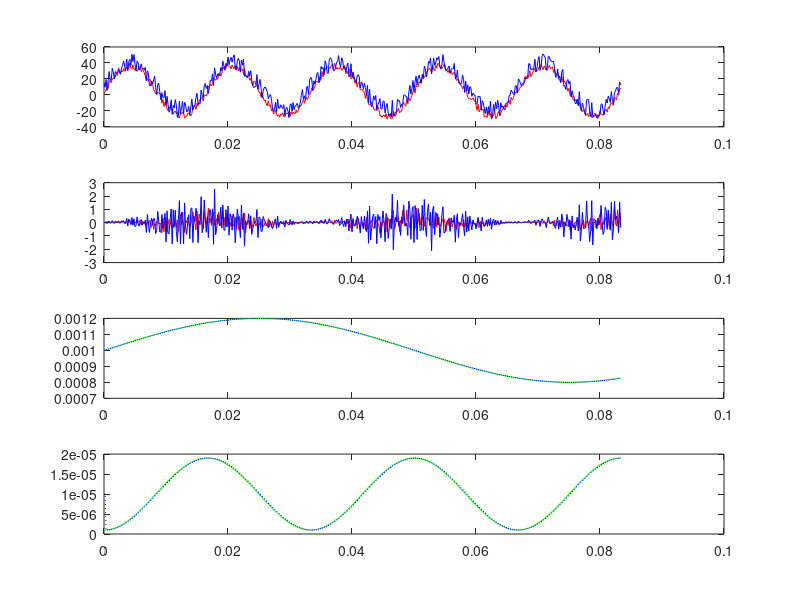

Reproduce this figure in MATLAB.
f = 60;
samples = 100;
t_step = 1/f/samples;
periods = 5;
totalSamples = samples*periods;
t_end = 1/f*periods;
t = 0:t_step:t_end;
w = 2*pi*f;

G = 1/1000 + 1/5000 * sin(w/6*t);
C = 10*10^-6 - 9*10^-6 * cos(w/2*t);
dCdt = [0, diff(C)/t_step];


% V1은 전압신호 V에 필터1을적용
% V2은 전압신호 V에 필터2을적용
% I1은 전류신호 I에 필터1을적용
% I2은 전류신호 I에 필터2을적용

V1 = 22*sqrt(2)*sin(w*t) + 10*rand(1,length(t));
V2 = 21*sqrt(2)*sin(w*t) + 22*rand(1,length(t));
dVdt1 = [0, diff(V1)/t_step];
dVdt2 = [0, diff(V2)/t_step];
I1 = V1.*G + C.*dVdt1
I2 = V2.*G + C.*dVdt2

figure(1);
subplot(4,1,1);
plot(t, V1, 'r', t, V2, 'b');
subplot(4,1,2);
plot(t, I1, 'r', t, I2, 'b');

Gr = [1/1000,1/1000];
Cr = [10*10^-6,10*10^-6];
for i=2:1:totalSamples
  Y = [I1(i); I2(i);];
  M = [ V1(i), dVdt1(i); V2(i), dVdt2(i); ];
  X = inv(M)*Y
  Gr = [Gr, X(1)];
  Cr = [Cr, X(2)];
endfor

subplot(4,1,3);
plot(t, G, 'g', t, Gr, 'b:');
subplot(4,1,4);
plot(t, C, 'g', t, Cr, 'b:');
